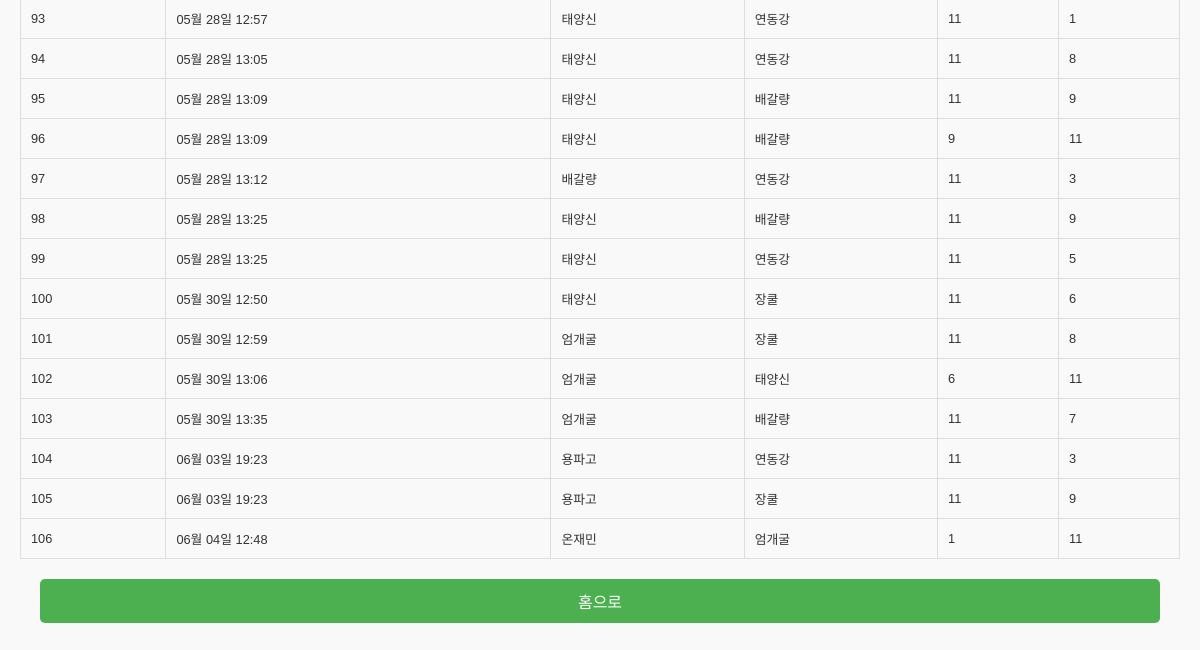
/resultlist (lower part), run on an earlier commit of the app's database.
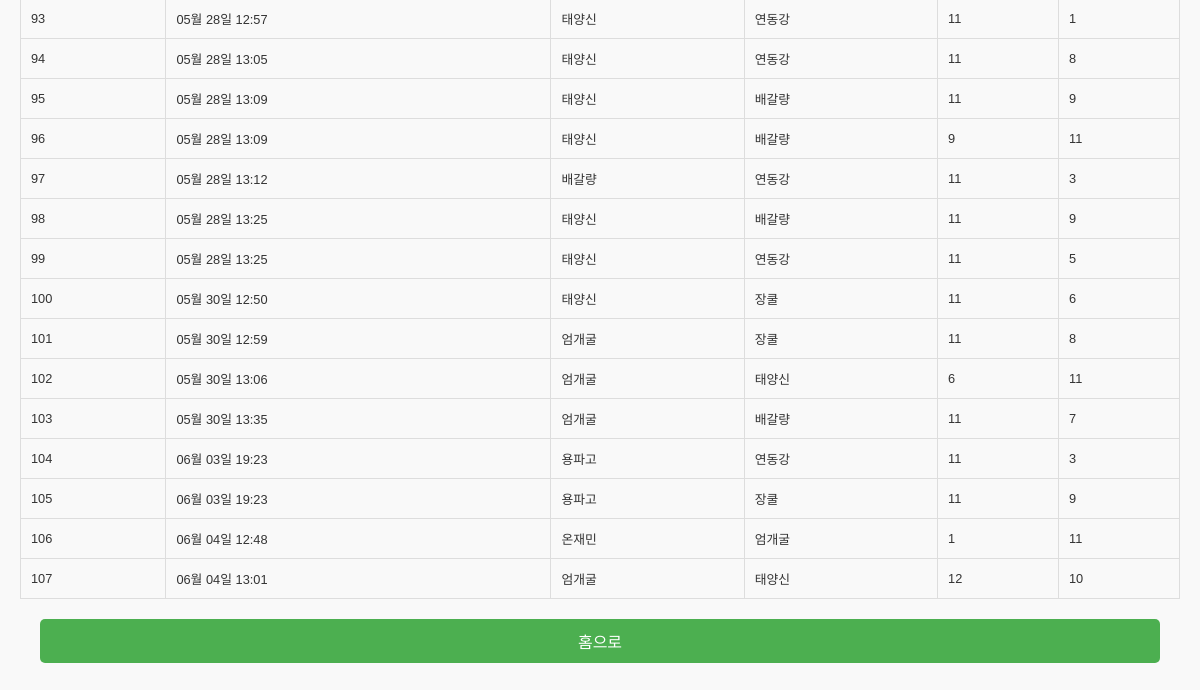
And on a later commit of the database.
### myapp/models.py (models this page shows, shortened)
class GameResult(models.Model):
    game_number = models.AutoField(primary_key=True)
    datetime = models.DateTimeField()
    player_a = models.ForeignKey(User, on_delete=models.CASCADE, related_name='games_as_player_a')
    player_b = models.ForeignKey(User, on_delete=models.CASCADE, related_name='games_as_player_b')
    score_a = models.IntegerField()
    score_b = models.IntegerField()
    season = models.IntegerField(default=1)  # New field with default value

class User(models.Model):
    name = models.CharField(max_length=5)
    wins = models.IntegerField(default=0)
    draws = models.IntegerField(default=0)
    losses = models.IntegerField(default=0)

### myapp/views.py (the view)
# urls.py: path('resultlist', views.resultlist, name='resultlist'),
def resultlist(request):
    today = timezone.localtime(timezone.now()).date()
    todays_games = GameResult.objects.filter(datetime__date=today)
    past_games = GameResult.objects.filter(datetime__date__lt=today)
    return render(request, 'resultlist.html', {'todays_games':todays_games, 'past_games':past_games})

### myapp/templates/resultlist.html (shortened to what this page needs)
{% load static %}
<!DOCTYPE html>
<html lang="en">
  <head>
    <link rel="stylesheet" href="{% static 'myapp/css/resultlist.css' %}" />
  </head>
  <body>
    <section>
      <table border="1">
        {% for result in past_games %}
        <tr>
          <td>{{ forloop.counter }}</td>
          <td>{{ result.datetime|date:"m월 d일 H:i" }}</td>
          <td>{{ result.player_a.name }}</td>
          <td>{{ result.player_b.name }}</td>
          <td>{{ result.score_a }}</td>
          <td>{{ result.score_b }}</td>
        </tr>
        {% endfor %}
      </table>
    </section>
    <a href="{% url 'home' %}">홈으로</a>
  </body>
</html>

What changed in the data, as far as the page shows it:
added GameResult: datetime "06월 04일 13:01", player_a.name "엄개굴", player_b.name "태양신", score_a "12", score_b "10"
